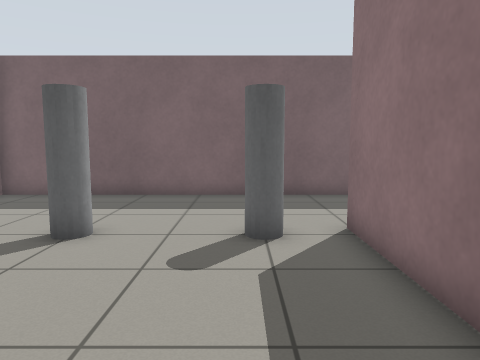
view 1 (above)

15 first-person views from a walk through a robot-simulator world made for Gazebo. The camera is 0.94 m above the floor, tilts 6° down and sees 70° across. The floor is counted in squares, 0.5 m on a side. Each view is taken from the middle of a square. On the plan, view 1 faces up. The plan holds only what a view shows up to about 17 squares ahead; the rest is blank. The place goes on beyond the plan.

view 2
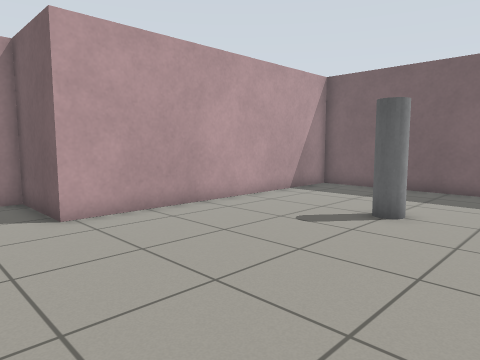

view 3
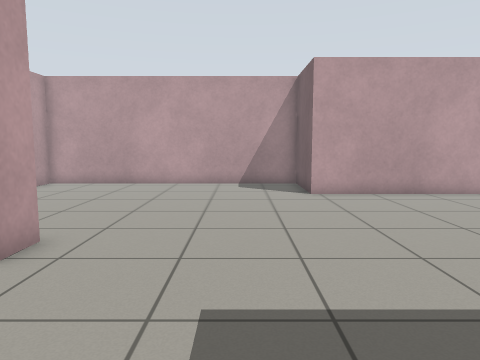

view 4
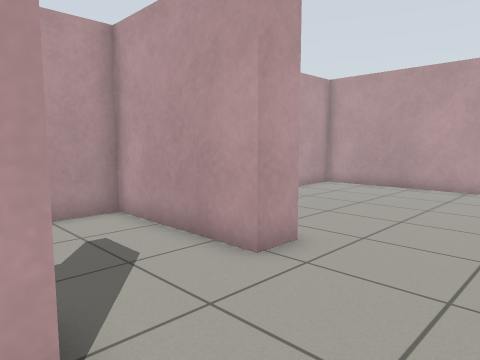

view 5
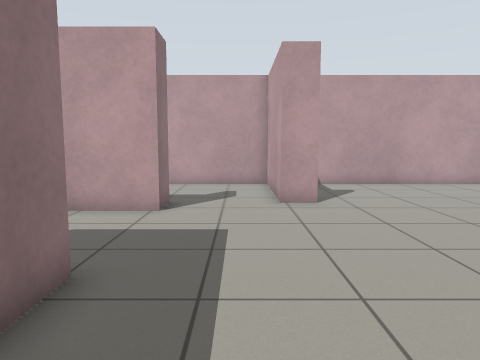

view 6
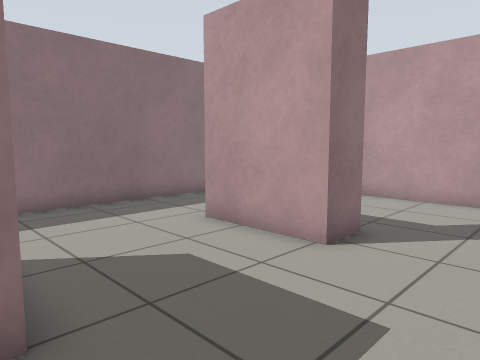

view 7
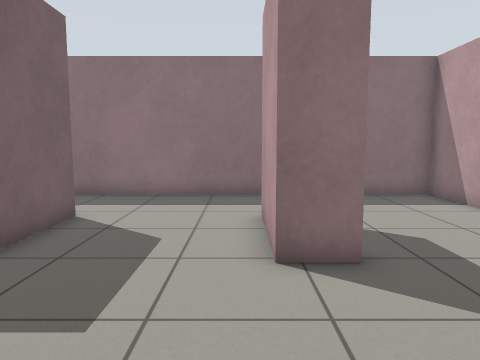

view 8
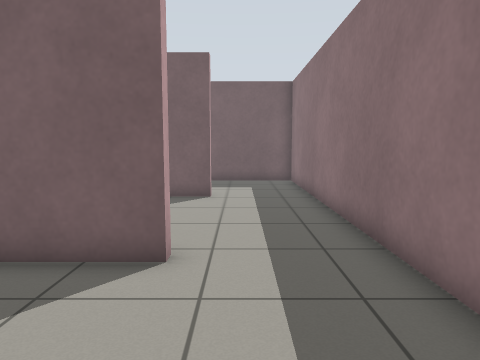

view 9
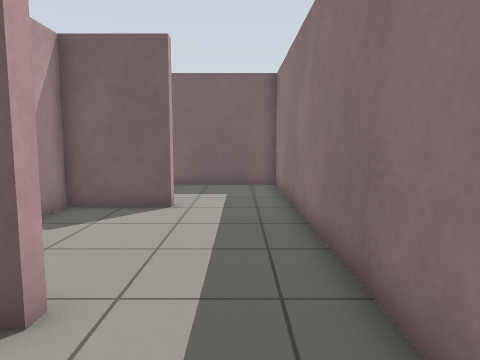

view 10
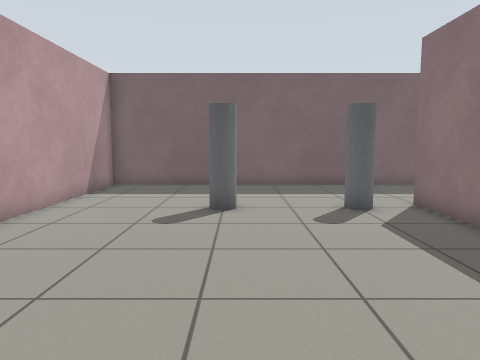

view 11
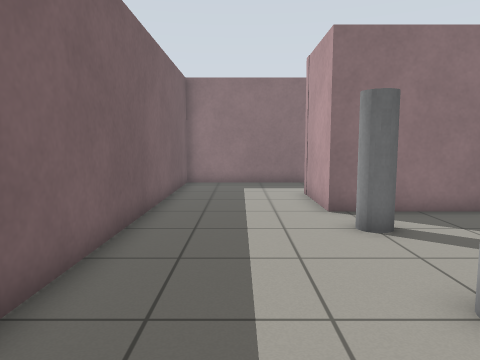

view 12
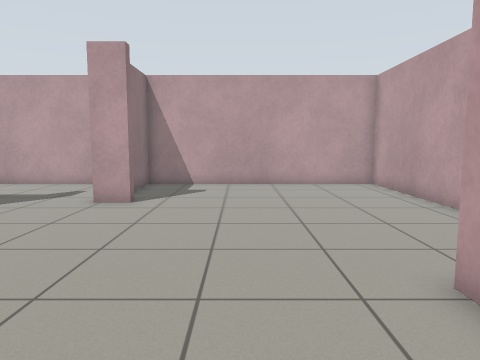

view 13
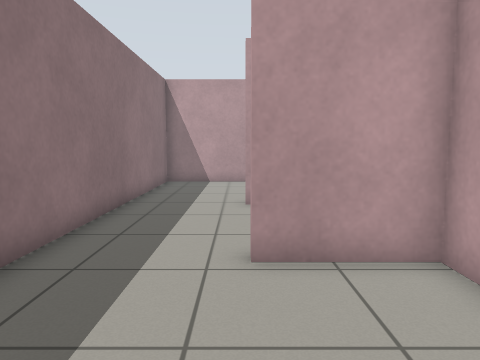

view 14
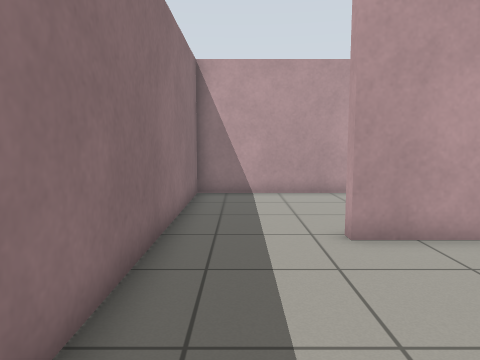

view 15
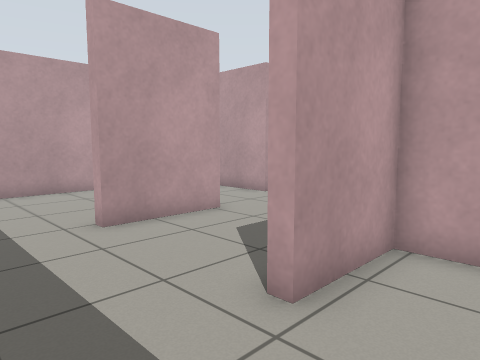

### Floor plan
Ten units are one square. View 1 is at (0, 0); x grows to the right and y downward. Boxes are objects, and circles mark ways between rooms. Rooms are numbered by the first view taken in them; rooms with no view inside come last. Other rooms are left out.
<svg viewBox="-128 -131 229 247">
<path fill="none" stroke="#000" d="M24 -2 24 -17M24 -32 24 -75 58 -75 58 -71M-25 64 -25 59 -13 59 -13 111 96 111 96 -4M58 -7 58 -3 30 -3M24 60 24 46 58 46 58 50M96 -66 96 -126 -88 -126 -88 -7 -123 -7 -123 111 -17 111 -17 88M58 -71 28 -71 28 -58M28 -20 28 -7 58 -7M96 -4 96 -66"/>
<rect x="-45" y="-75" width="20" height="10" fill="#bbb"><title>grey pole</title></rect>
<rect x="-5" y="-75" width="20" height="10" fill="#bbb"><title>grey pole</title></rect>
<circle cx="75" cy="-70" r="3" fill="#2a7"/>
<circle cx="75" cy="0" r="3" fill="#2a7"/>
<text x="-10" y="0">1</text>
<text x="60" y="-40">2</text>
</svg>
Room 1 opens to room 2.

Where each view was taken, in squares from view 1:
view 1: 0 up, 0 right, facing up
view 2: 2 down, 0 right, facing up-left
view 3: 2 down, 4 right, facing left
view 4: 2 down, 3 right, facing down-left
view 5: 5 up, 0 right, facing down
view 6: 1 up, 1 left, facing down-right
view 7: 4 down, 3 left, facing right
view 8: 5 down, 7 right, facing up
view 9: 3 down, 8 right, facing up
view 10: 3 down, 3 left, facing up
view 11: 10 up, 7 left, facing right
view 12: 5 up, 6 left, facing down
view 13: 6 up, 6 right, facing down
view 14: 2 up, 8 right, facing down
view 15: 3 up, 9 right, facing down-left
